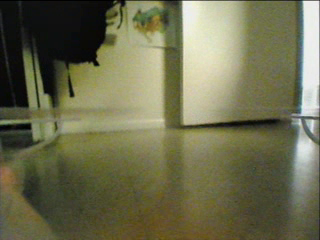
#> input picture frame 38 of Experiments/FeatureDetection/testFlight.MP4, 320 x 240 px
$ python readVideo.py   (older library calls are emulated)
#> lines starting #> are read from the running program, lines starting #| are printed output that depends on the picture; after the words box and inside, x2 and y2 are one past the last pixel; in counts of white or black regions, pixels touching at a corner belong together
### Experiments/FeatureDetection/Detect_Blur.py
'''**
 * Detect Blur Class
 *
 * ACKNOWLEDGEMENT CREDITS to pyimagesearch:
 *
 * www.pyimagesearch.com
 *
 * Copyright (c) 2016 Alireza Bahremand
 *
 * Permission is hereby granted, free of charge, to any person obtaining a copy
 * of this software and associated documentation files (the "Software"), to deal
 * in the Software without restriction, including without limitation the rights
 * to use, copy, modify, merge, publish, distribute, sublicense, and/or sell
 * copies of the Software, and to permit persons to whom the Software is
 * furnished to do so, subject to the following conditions:
 *
 * The above copyright notice and this permission notice shall be included in all
 * copies or substantial portions of the Software.
 *
 * THE SOFTWARE IS PROVIDED "AS IS", WITHOUT WARRANTY OF ANY KIND, EXPRESS OR
 * IMPLIED, INCLUDING BUT NOT LIMITED TO THE WARRANTIES OF MERCHANTABILITY,
 * FITNESS FOR A PARTICULAR PURPOSE AND NONINFRINGEMENT. IN NO EVENT SHALL THE
 * AUTHORS OR COPYRIGHT HOLDERS BE LIABLE FOR ANY CLAIM, DAMAGES OR OTHER
 * LIABILITY, WHETHER IN AN ACTION OF CONTRACT, TORT OR OTHERWISE, ARISING FROM,
 * OUT OF OR IN CONNECTION WITH THE SOFTWARE OR THE USE OR OTHER DEALINGS IN THE
 * SOFTWARE.
 */'''


# import the necessary packages
import argparse
import cv2
import os

class DetectBlur:
    # We have our accessor and mutator methods for the blurThresh
    # because we will want to fiddle around with the blur detection
    # to fine tune it to a set level for best blur detection focus range.

    def __init__(self, threshValue):
        self.__threshBlur = threshValue

    # Mutator method for changing static blurDetectionThresh value.
    def setBlurThresh(self, newValue):
        self.__threshBlur = newValue

    # Accessor method for static blurDetectionThresh value.
    def getBlurThresh(self):
        return self.__threshBlur

    def variance_of_laplacian(self, frame):
        # compute the Laplacian of the image and then return the focus
        # measure, which is simply the variance of the Laplacian
        return cv2.Laplacian(frame, cv2.CV_64F).var()

    def list_images(self,basePath, contains=None):
        # retirm the set of files that are valid.
        return list_files(basePath, validExts=(".jpg", ".jpeg", ".png", ".bmp"), contains=contains)


    # [18 lines left out: function list_files, not called in this run]

    '''if __name__ == '__main__':
        cap = cv2.VideoCapture(0)

        # loop over the input images
        #for imagePath in paths.list_images(args["images"]):
        while True:
                ret, image = cap.read()
            # load the image, convert it to grayscale, and compute the
            # focus measure of the image using the Variance of Laplacian
            # method
            #image = cv2.imread(imagePath)
                gray = cv2.cvtColor(image, cv2.COLOR_BGR2GRAY)
                fm = variance_of_laplacian(gray)
                text = "Not Blurry"

            # if the focus measure is less than the supplied threshold,
            # then the image should be considered "blurry"
                threshValue = 100       # This will be the value we fiddle with most to determine thresh marking.
                if fm < 100:
                        text = "Blurry"

            # show the image
                cv2.putText(image, "{}: {:.2f}".format(text, fm), (10, 30),
                cv2.FONT_HERSHEY_SIMPLEX, 0.8, (0, 0, 255), 3)
                cv2.imshow("Image", image)
                #key = cv2.waitKey(0)
                k = cv2.waitKey(30) & 0xFF
                if k == 27:                  # If we press the escape key terminate.
                        break

        cap.release()                   # Turn off the camera.
        cv2.destroyAllWindows()
        for i in range(1,5):            # As always due to delays of processes we want a waitkey of 4 per window open to fully terminate without freezing.
            cv2.waitKey(1)'''

### Experiments/FeatureDetection/readVideo.py
import cv2
import numpy as np
import time
import datetime
from Cascading import Cascading
from Detect_Blur import DetectBlur

blurDetection = DetectBlur(140)
cascade = Cascading()
#capture = cv2.VideoCapture(0)   # Load video feed, we can also load a video from the directory if we wanted too, all we would do is place the path to the directory in here instead of the 0.
capture = cv2.VideoCapture('testFlight.MP4')   # Loading a actual video.
# Will need to change directory for future testing, unless files are in same directory path.
fgbg = cv2.BackgroundSubtractorMOG2()         # The foreground for objects we want, we will subtract those from the actual background.


# Define size of video for reading in
size = (int(capture.get(cv2.cv.CV_CAP_PROP_FRAME_WIDTH)),
        int(capture.get(cv2.cv.CV_CAP_PROP_FRAME_HEIGHT)))
# Define FPS
fps = 20

#fourcc = cv2.cv.CV_FOURCC(*'XVID')
fourcc = cv2.cv.CV_FOURCC('m', 'p', '4', 'v')
#vout = cv2.VideoWriter()
#success = vout.open('output.mov', fourcc, fps, size, True)

#out = cv2.VideoWriter('output.avi', fourcc, 20.0, (640, 480))
ts = time.time()
counter = 0
while True:
    ret, frame = capture.read()     # Load the file into our boolean, then asssign it to a frame object.
#> frame is the input picture: shape (240, 320, 3); mean B, G, R 78.8, 109.1, 109.5
    fgmask = fgbg.apply(frame)      # Lets apply the foregroundbackground to our frame, and assign that to a mask object.
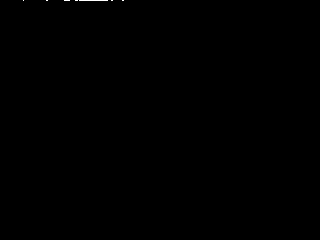
#> fgmask: shape (240, 320); values 127 (black) and 255 (white), 0.06% white in thin lines or dots, all inside (x1, y1, x2, y2) = (23, 0, 124, 1)
    if not ret:
        break

    gray = cv2.cvtColor(frame, cv2.COLOR_BGR2GRAY)
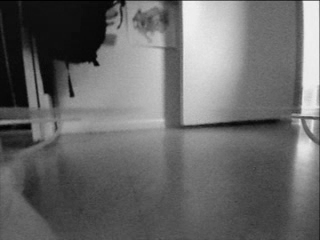
#> gray: shape (240, 320); min 0, max 242, mean 105.7
    blurred = cv2.GaussianBlur(gray, (7, 7), 0)
    blurVariance = blurDetection.variance_of_laplacian(gray)
#> blurVariance = 261.8
    edged = cv2.Canny(blurred, 50, 150)
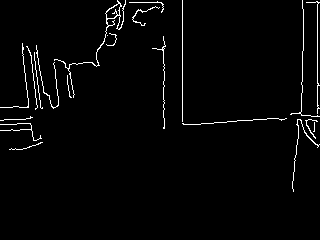
#> edged: shape (240, 320); 2.3% white in thin lines or dots, all inside (x1, y1, x2, y2) = (0, 0, 320, 192)
    # May need to perform a frame = cv2.flip(frame, 0) for writing video because it will be flipped otherwise...POSSIBLY.
    #out.write(frame)               # Write video file.
    #vout.write(casc)
    if (blurVariance > ((blurDetection.getBlurThresh()/2)+blurDetection.getBlurThresh())):
        st = datetime.datetime.fromtimestamp(ts).strftime('_TS:%Y-%m-%d::%H:%M:%S')
        cv2.imwrite("NonBlurVideoInput/" + str(counter) + st + ".jpg", frame)
        counter = counter + 1


    cv2.imshow('original', frame)       # Create our frame for the original.
    cv2.imshow('foreground', edged)    # Creat the frame for the mask after subtraction.

    k = cv2.waitKey(30) & 0xff          # Assign the waitKey to read from our keyboard.
#> (key Esc is pressed here)
    if k == 27:                         # If we press the esc key, we want to terminate the windows.
        break

capture.release()                   # Release the camera feed.
#vout.release
#vout = None
cv2.destroyAllWindows()
for i in range(1, 9):               # Since we have 2 frames, we need to execute a wait key 8 times.
    cv2.waitKey(1)

$ run again, starting later in the video
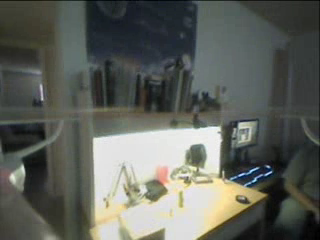
#> input picture frame 171 of Experiments/FeatureDetection/testFlight.MP4, 320 x 240 px
#> frame is the input picture: shape (240, 320, 3); mean B, G, R 91.2, 97.8, 94.7
#> fgmask: shape (240, 320); values 127 (black) and 255 (white), 0.01% white in thin lines or dots, all inside (x1, y1, x2, y2) = (315, 0, 320, 239)
#> `gray = cv2.cvtColor(frame, cv2.COLOR_BGR2GRAY)`:
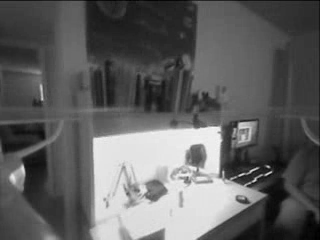
#> gray: shape (240, 320); min 0, max 251, mean 96.1
#> blurVariance = 183.9
#> `edged = cv2.Canny(blurred, 50, 150)`:
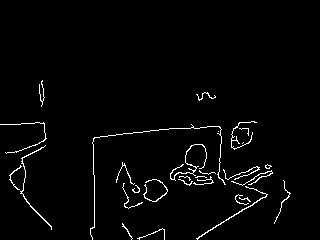
#> edged: shape (240, 320); 2.3% white in thin lines or dots, all inside (x1, y1, x2, y2) = (0, 80, 291, 240)

$ run again, starting later in the video
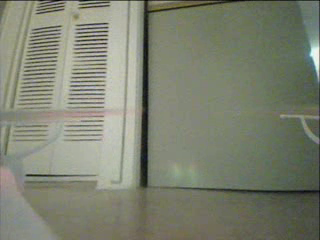
#> input picture frame 305 of Experiments/FeatureDetection/testFlight.MP4, 320 x 240 px
#> frame is the input picture: shape (240, 320, 3); mean B, G, R 112.9, 129.5, 125.4
#> fgmask: shape (240, 320); every value is 127
#> `blurred = cv2.GaussianBlur(gray, (7, 7), 0)`:
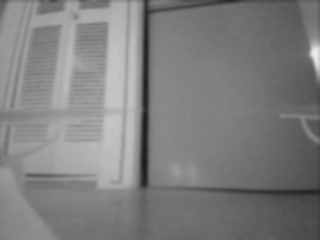
#> blurred: shape (240, 320); min 27, max 238, mean 126.5
#> blurVariance = 693.2
#> `edged = cv2.Canny(blurred, 50, 150)`:
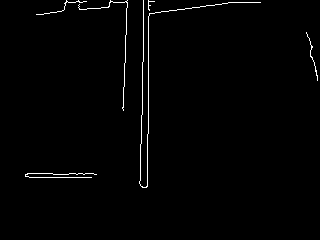
#> edged: shape (240, 320); 1.2% white in thin lines or dots, all inside (x1, y1, x2, y2) = (25, 0, 318, 188)
